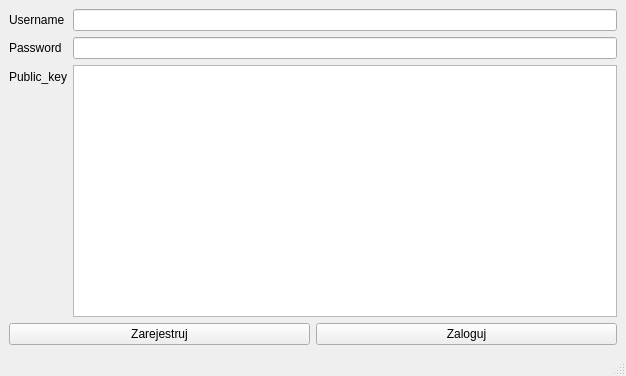
<?xml version="1.0" encoding="UTF-8"?>
<ui version="4.0">
 <class>LoginWindow</class>
 <widget class="QMainWindow" name="LoginWindow">
  <property name="geometry">
   <rect>
    <x>0</x>
    <y>0</y>
    <width>626</width>
    <height>376</height>
   </rect>
  </property>
  <property name="windowTitle">
   <string>Komunikator Internetowy</string>
  </property>
  <widget class="QWidget" name="centralwidget">
   <layout class="QVBoxLayout" name="verticalLayout_3">
    <item>
     <layout class="QFormLayout" name="formLayout">
      <item row="0" column="0">
       <widget class="QLabel" name="usernameLabel">
        <property name="text">
         <string>Username</string>
        </property>
       </widget>
      </item>
      <item row="1" column="0">
       <widget class="QLabel" name="passwordLabel">
        <property name="text">
         <string>Password</string>
        </property>
       </widget>
      </item>
      <item row="0" column="1">
       <widget class="QLineEdit" name="usernameLineEdit"/>
      </item>
      <item row="1" column="1">
       <widget class="QLineEdit" name="passwordLineEdit"/>
      </item>
      <item row="2" column="0">
       <widget class="QLabel" name="publicKeyLabel">
        <property name="text">
         <string>Public_key</string>
        </property>
       </widget>
      </item>
      <item row="2" column="1">
       <widget class="QTextEdit" name="keyTextEdit"/>
      </item>
     </layout>
    </item>
    <item>
     <layout class="QHBoxLayout" name="horizontalLayout">
      <item>
       <widget class="QPushButton" name="registerPushButton">
        <property name="text">
         <string>Zarejestruj</string>
        </property>
       </widget>
      </item>
      <item>
       <widget class="QPushButton" name="loginPushButton">
        <property name="text">
         <string>Zaloguj</string>
        </property>
       </widget>
      </item>
     </layout>
    </item>
   </layout>
  </widget>
  <widget class="QMenuBar" name="menubar">
   <property name="geometry">
    <rect>
     <x>0</x>
     <y>0</y>
     <width>626</width>
     <height>21</height>
    </rect>
   </property>
  </widget>
  <widget class="QStatusBar" name="statusbar"/>
 </widget>
 <resources/>
 <connections/>
</ui>
